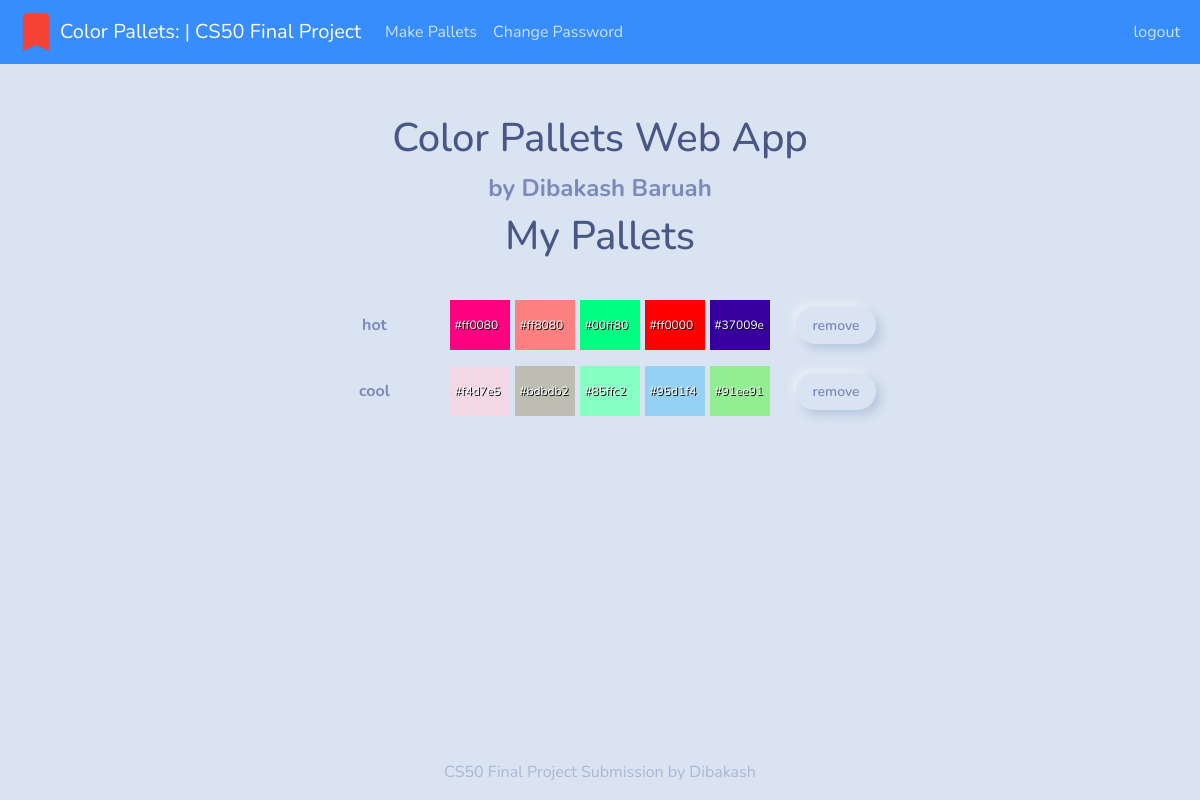
Page / (signed in) on the earlier database version.
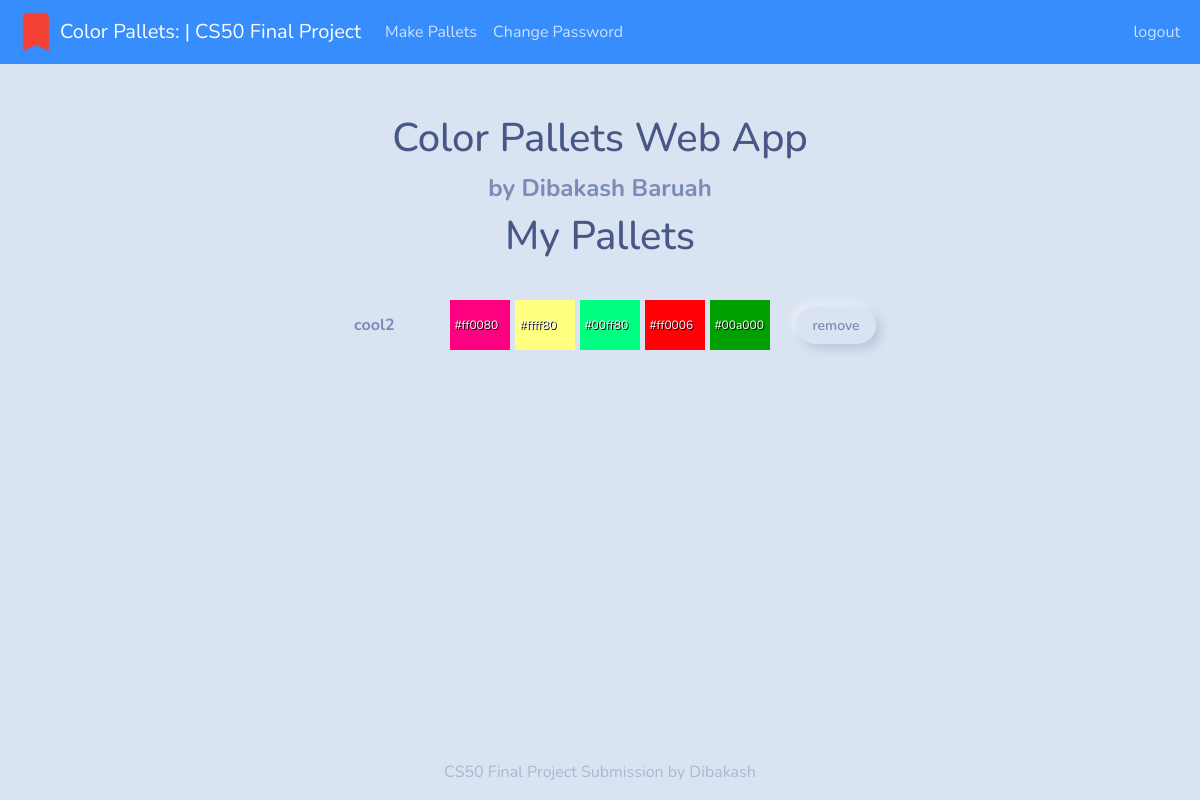
Same page on the later database version.
### tables this page shows
CREATE TABLE colors(id INTEGER NOT NULL, user_id INTEGER NOT NULL, pallet_name text NOT NULL, clr1 TEXT NOT NULL, clr2 TEXT NOT NULL,  clr3 TEXT NOT NULL,  clr4 TEXT NOT NULL,  clr5 TEXT NOT NULL,  PRIMARY KEY(id), FOREIGN KEY(user_id) REFERENCES users(id));

### app/__init__.py (the view)
    @app.route("/", methods=["GET", "POST"])
    @login_required
    def index():
        if request.method == "POST":
            pallet_id = request.form.get("pallet_id")
            db.execute("DELETE FROM colors WHERE id = ?", pallet_id)
            return redirect("/")
        colors = db.execute("SELECT * FROM colors WHERE user_id=?", session["user_id"])
        return render_template("index.html", colors=colors)

### app/templates/index.html (shortened to what this page needs)
{% extends "layout.html" %}
{% block main %}
<div class="container text-center custom-heading">
    <h1>Color Pallets Web App</h1>
    <b>by Dibakash Baruah</b>
</div>
<h1 class="text-center custom-margin-top custom-margin-bottom">My Pallets</h1>
<div class="custom-container ">
    {% for pallet in colors %}
    <form class="pallet" action="/" method="post">
        <b>{{pallet.pallet_name}}</b>
        <div>
            <span data-clr="{{pallet.clr1}}">{{pallet.clr1}}</span>
            <span data-clr="{{pallet.clr2}}">{{pallet.clr2}}</span>
            <span data-clr="{{pallet.clr3}}">{{pallet.clr3}}</span>
            <span data-clr="{{pallet.clr4}}">{{pallet.clr4}}</span>
            <span data-clr="{{pallet.clr5}}">{{pallet.clr5}}</span>
        </div>
        <button type="submit" class="btn btn-sm btn-light">remove</button>
    </form>
    {% endfor %}
</div>
{% endblock %}

### app/templates/layout.html (shortened to what this page needs)
<!DOCTYPE html>
<html lang="en">
    <head>
        <link rel="stylesheet" href="static/bootstrap.min.css">
        <link rel="stylesheet" href="static/style.css">
    </head>
    <body>
        <header>
            <nav class="navbar navbar-expand-sm navbar-dark bg-primary">
                <div class="container-fluid">
                    <img src="static/favicon.ico" alt="">
                    <a class="navbar-brand" href="/">Color Pallets: | CS50 Final Project</a>
                    <div class="collapse navbar-collapse" id="navbarColor03">
                        {% if session.user_id %}
                        <ul class="navbar-nav me-auto">
                            <li class="nav-item">
                                <a class="nav-link" href="/make">Make Pallets</a>
                            </li>
                            <li class="nav-item">
                                <a class="nav-link" href="/password">Change Password</a>
                            </li>
                        </ul>
                        <ul class="navbar-nav">
                            <li class="nav-item">
                                <a class="nav-link" href="/logout">logout</a>
                            </li>
                        </ul>
                        {% else %}
                        <ul class="navbar-nav right">
                            <li class="nav-item"><a class="nav-link" href="/register">Register</a></li>
                            <li class="nav-item"><a class="nav-link" href="/login">Log In</a></li>
                        </ul>
                        {% endif %}
                    </div>
                </div>
            </nav>
        </header>
        <main class="container-sm">
            {% block main %}
            {% endblock %}
        </main>
        <footer>
            <p class="text-muted text-center">CS50 Final Project Submission by Dibakash</p>
        </footer>
    </body>
</html>

### app/static/style.css (style rules this page uses)
body { height: 100vh; }
main { height: auto; margin-bottom: 50px !important; }
.custom-margin-top { margin-top: 1em; }
.custom-margin-bottom { margin-bottom: 1em; }
footer { position: absolute; bottom: 0; width: 100%; margin-top: 100px; }
.custom-container { display: grid; gap: 1rem; text-align: center; justify-content: center; }
.pallet { display: flex; flex-wrap: wrap; justify-content: center; align-items: center; margin: auto; gap: 10px; }
.pallet b { width: 100px; }
.pallet div { display: flex; gap: 5px; min-width: 300px; margin-left: 1rem; margin-right: 1rem; }
.pallet div > span { height: 50px; font-size: 12px; padding: 0 4px; display: flex; align-items: center; background-color: aquamarine; margin: 0 !important; position: relative; width: 60px; color: white; text-shadow: 1px 1px 0 black; }
.pallet button.btn-sm { padding: 0.5rem 1rem; }
.custom-heading { margin-top: 50px; margin-bottom: -50px; }
.custom-heading b { font-size: 24px; }

Differences in the rows shown:
removed colors: pallet_name "hot", clr1 "#ff0080", clr2 "#ff8080", clr3 "#00ff80", clr4 "#ff0000", clr5 "#37009e"
removed colors: pallet_name "cool", clr1 "#f4d7e5", clr2 "#bdbdb2", clr3 "#85ffc2", clr4 "#95d1f4", clr5 "#91ee91"
added colors: pallet_name "cool2", clr1 "#ff0080", clr2 "#ffff80", clr3 "#00ff80", clr4 "#ff0006", clr5 "#00a000"
